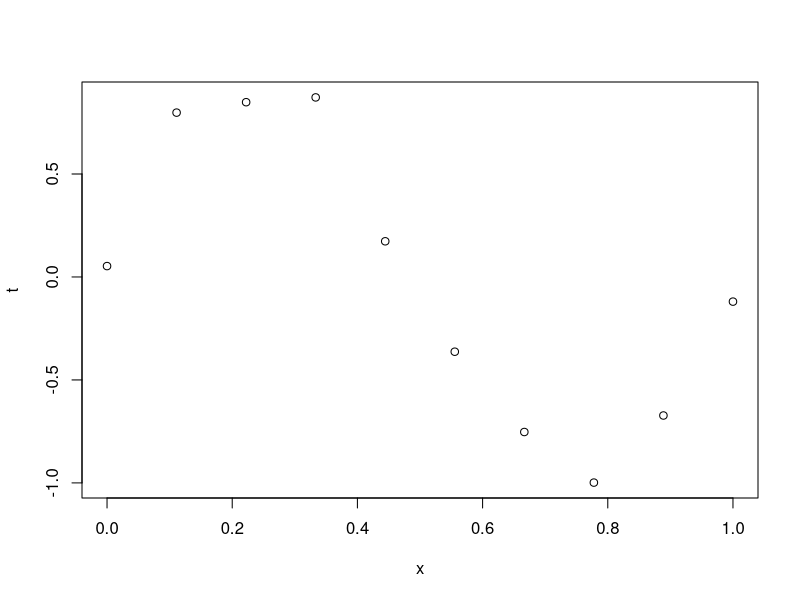

Generate this figure with R:
## ---- chunk 1
curve_data <- read.csv('curve_data.txt', sep = " ")
plot(curve_data)
## ---- chunk 2
phix <- function(x, M, basis) {
  # Initialize vector to return
  u <- rep(0, M+1)
  # Mus for Gauss
  mus <- rep(0, M+1)
  interval <- 1 / M

  if (basis == 'poly') {
    # evaluate x at each value of p, e.g. x^0, x^1, ..., x^M
    for (p in 0:M) u[p+1] <- x^p
  } else if (basis == 'Gauss') {
    # Populate mus with M intervals in [0,1]
    for (n in 1:M) mus[n+1] = mus[n] + interval
    # Generate Gaussian Kernels
    for (p in 0:M) u[p+1] <- exp((-(x - mus[p+1])^2)/0.1)
  }

  u
}
# Test: round(phix(0.3,4,'poly'), digits = 4) == c(1, 0.3, 0.09, 0.027, 0.0081)
# Test: plot(phix(0.3,10,'Gauss'))
